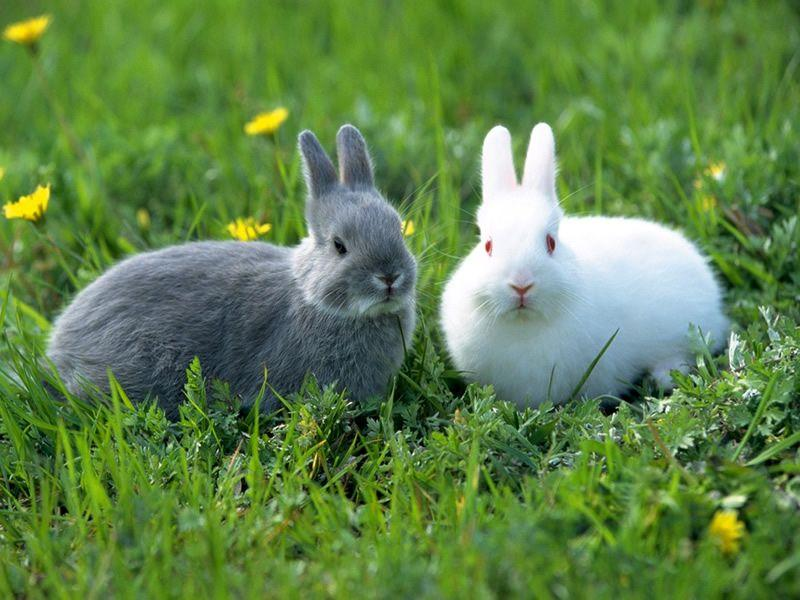
#> input picture 练习/rabbit.png, 800 x 600 px
$ python '练习19-2 投影变换实例.py'
#> lines starting #> are read from the running program, lines starting #| are printed output that depends on the picture
# -*- 练习19-2 -*-
"""
功能：实例
作者：fenghuohuo
日期：2021年6月22日
"""
import cv2
import sys
import numpy as np

if __name__ == '__main__':
    image = cv2.imread('rabbit.png', cv2.IMREAD_GRAYSCALE)
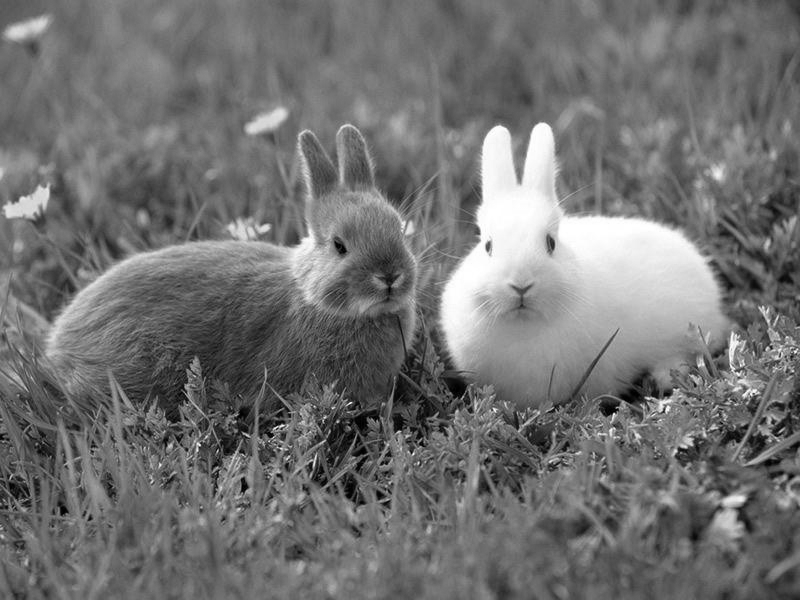
#> image: shape (600, 800); min 0, max 255, mean 113.5
    #原图的高、宽
    h,w =image.shape
#> h = 600; w = 800
    #原图的四个点与投影变换对应点
    src = np.array([[0,0],[w-1,0],[0,h-1],[w-1,h-1]],np.float32)
#> src = [[0, 0], [799, 0], [0, 599], [799, 599]]
    dst = np.array([[50,50],[w/3,50],[50,h-1],[w-1,h-1]],np.float32)
    #计算投影变换矩阵
    p = cv2.getPerspectiveTransform(src , dst)
    #利用变换矩阵进行头像的投影变换
    r = cv2.warpPerspective(image,p,(w,h),borderValue=125)
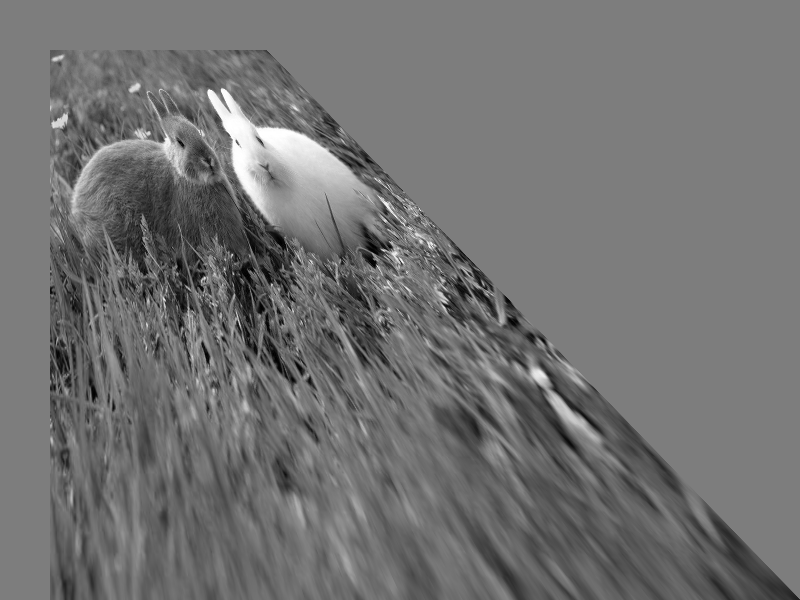
#> r: shape (600, 800); min 0, max 255, mean 113.7
    '''
    实现投影变换功能
    cv2.warpPerspective(src,M,dsize[,dst[,flags[,borderMode[,borderValue]]]])
    '''#投影变换功能
    #显示原图和投影效果
    cv2.imshow("image",image)
    cv2.imshow("warpPerspective",r)
    cv2.waitKey(0)
    cv2.destroyAllWindows()

$ run again, with 练习/circle_1.png copied over 练习/rabbit.png
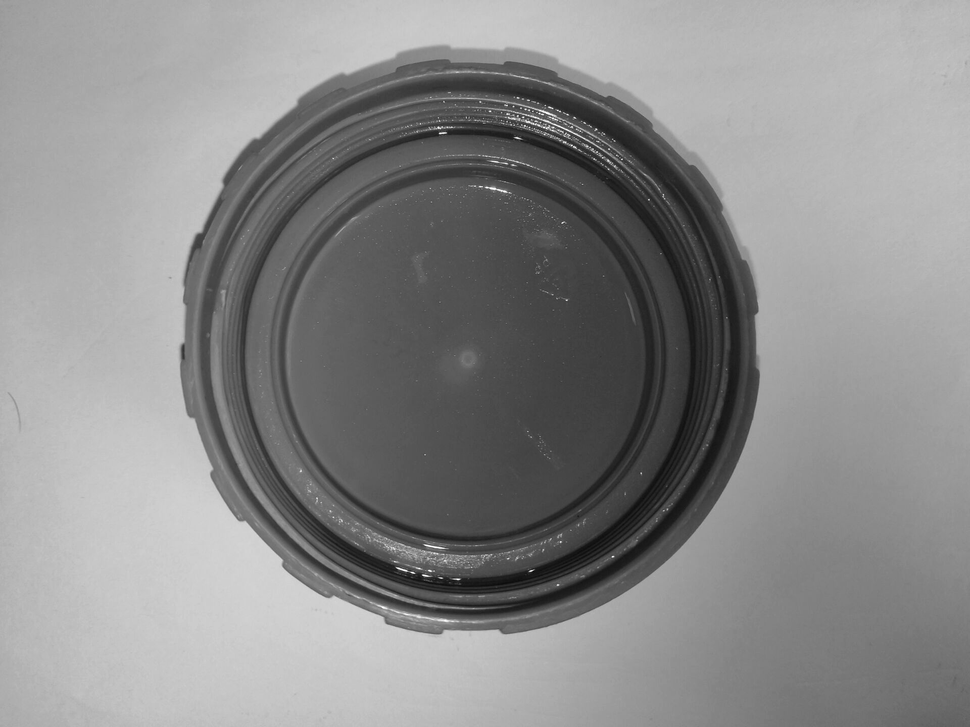
#> input picture 练习/circle_1.png, 970 x 727 px, shrunk from 1920 x 1440 before the run
#> image is the input picture: shape (727, 970); min 2, max 255, mean 137.9
#> `r = cv2.warpPerspective(image,p,(w,h),borderValue=125)`:
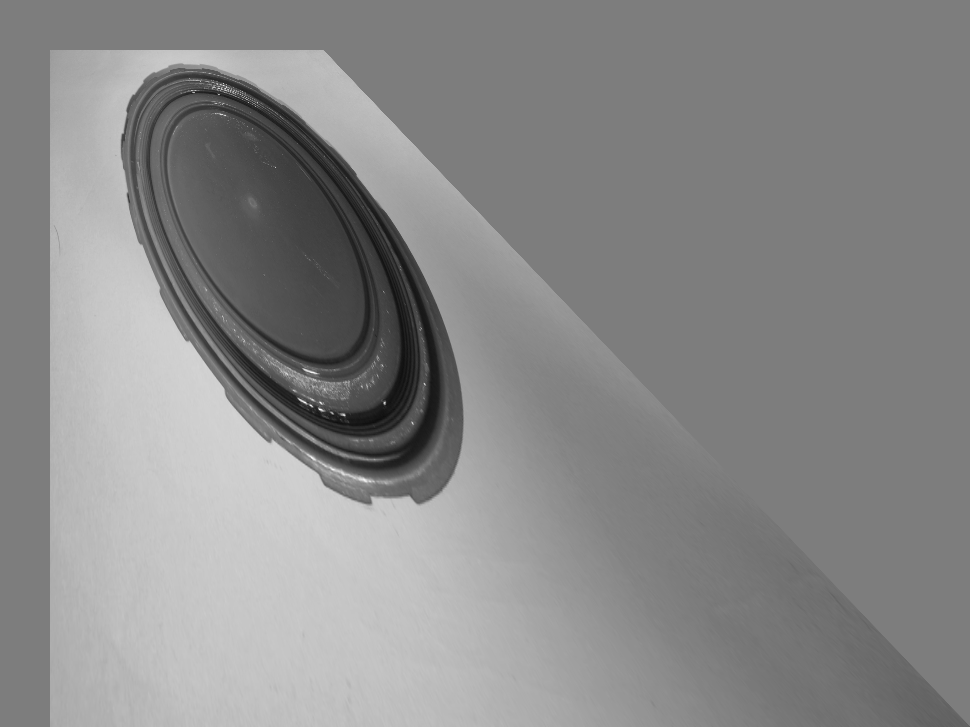
#> r: shape (727, 970); min 13, max 255, mean 137.6
